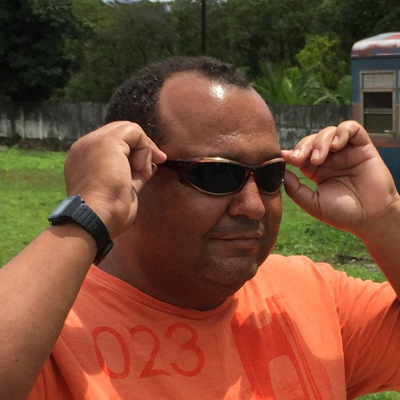
#> input picture 7_Unstructured_Data/Class/data/img.jpg, 400 x 400 px, found by its file name
$ jupyter execute Aula_04_Imagens.ipynb
#> lines starting #> are read from the running program, lines starting #| are printed output that depends on the picture
[cell 1]
import numpy as np
import cv2

[cell 2]
imagem = cv2.imread("img.jpg")
#> imagem is the input picture: shape (400, 400, 3); mean B, G, R 51.7, 74.3, 117.6
res = cv2.resize(imagem, dsize=(480,720),interpolation=cv2.INTER_CUBIC)
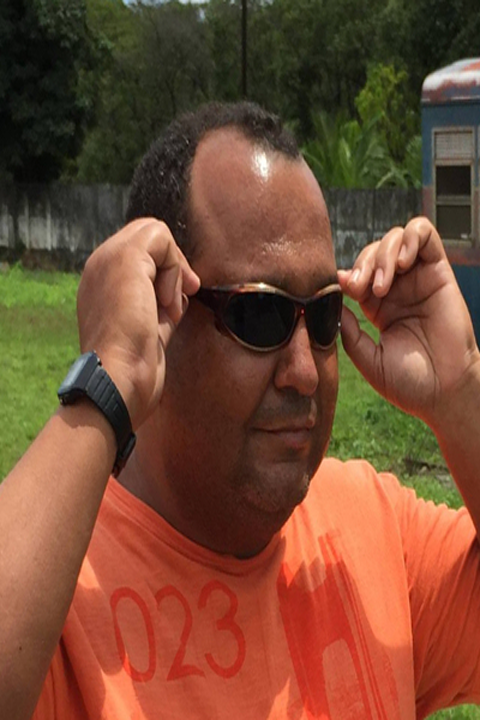
#> res: shape (720, 480, 3); mean B, G, R 51.7, 74.3, 117.6

cv2.imshow('Ednaldo', res)

cv2.waitKey(0)

cv2.destroyWindow('Ednaldo')

[cell 3]
imagem_cinza = cv2.cvtColor(res, cv2.COLOR_BGR2GRAY)
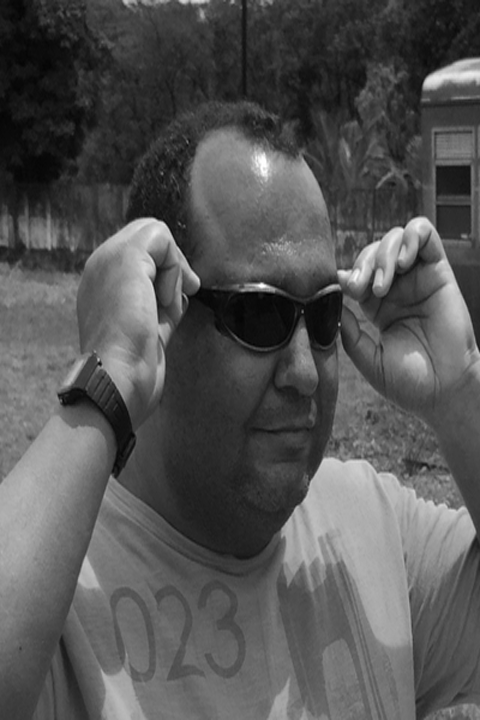
#> imagem_cinza: shape (720, 480); min 0, max 254, mean 84.7

cv2.imshow('Ednaldo_Gray', imagem_cinza)

cv2.waitKey(0)

cv2.destroyWindow('Ednaldo_Gray')

[cell 4]
m = cv2.medianBlur(imagem_cinza, 5)

comparacao = np.concatenate((imagem_cinza, m), axis=1)
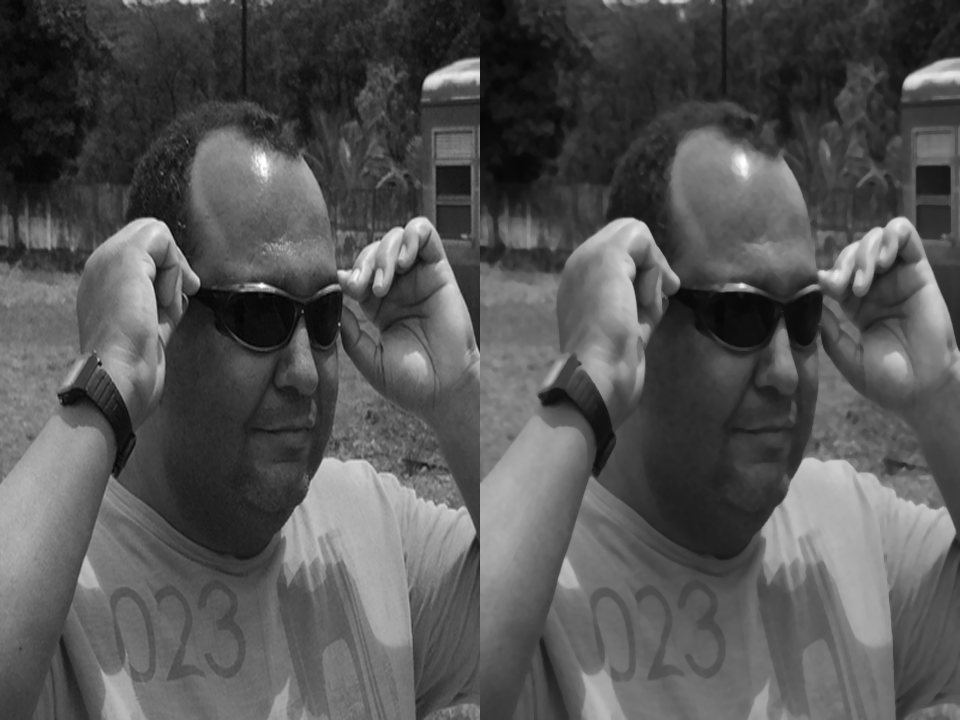
#> comparacao: shape (720, 960); min 0, max 254, mean 84.6

cv2.imshow('comparacao', comparacao)

cv2.waitKey(0)

cv2.destroyWindow('comparacao')

$$
\begin{vmatrix}

\cos{\theta} & \sin{\theta} \\
- \sin{\theta} & \cos{\theta}
\end{vmatrix}

$$

[cell 5]
rows, cols, dim = res.shape
#> rows = 720; cols = 480; dim = 3

M = cv2.getRotationMatrix2D((cols/2, rows/2), 90, 1)

d = cv2.warpAffine(res, M, (cols, rows))
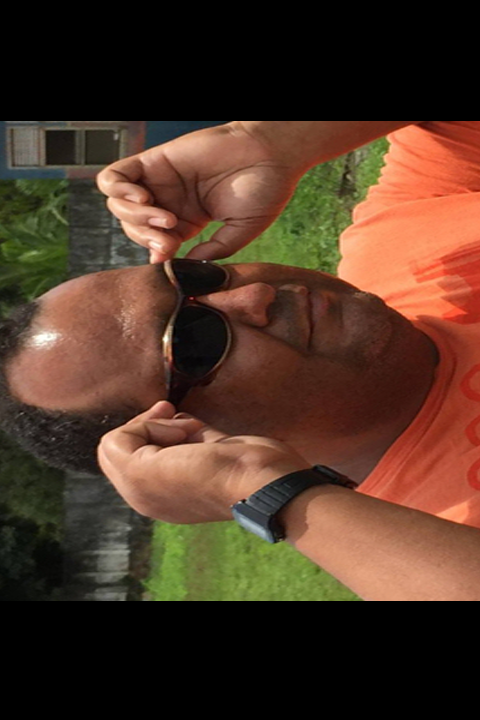
#> d: shape (720, 480, 3); mean B, G, R 38.5, 54.4, 80.6

cv2.imshow('Rotacao', d)

cv2.waitKey(0)

cv2.destroyWindow('Rotacao')

$ run again, with 7_Unstructured_Data/Class/data/ednaldo1.png saved as 7_Unstructured_Data/Class/data/img.jpg
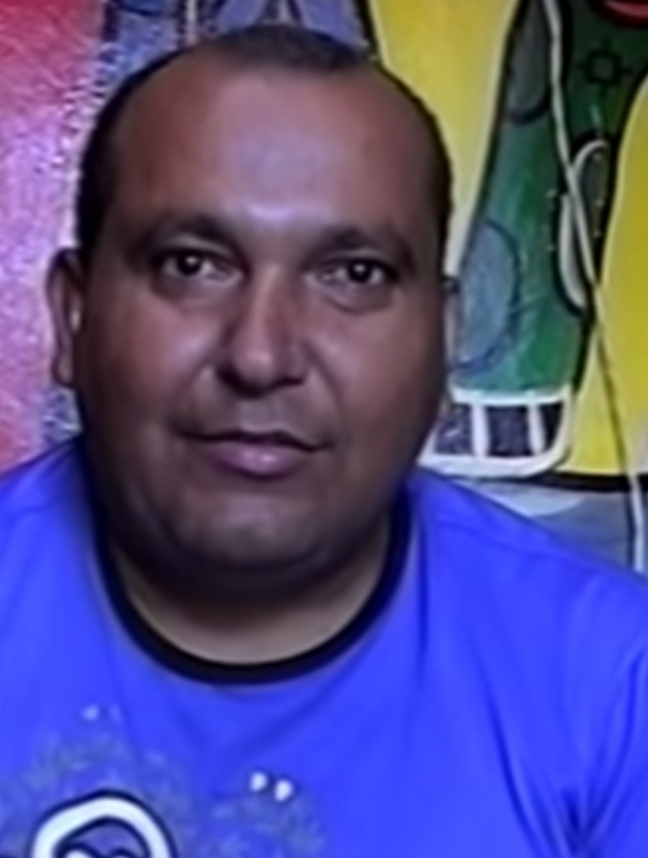
#> input picture 7_Unstructured_Data/Class/data/ednaldo1.png, 648 x 858 px, found by its file name
#> imagem is the input picture: shape (858, 648, 3); mean B, G, R 137.2, 77.8, 82.7
#> `comparacao = np.concatenate((imagem_cinza, m), axis=1)`:
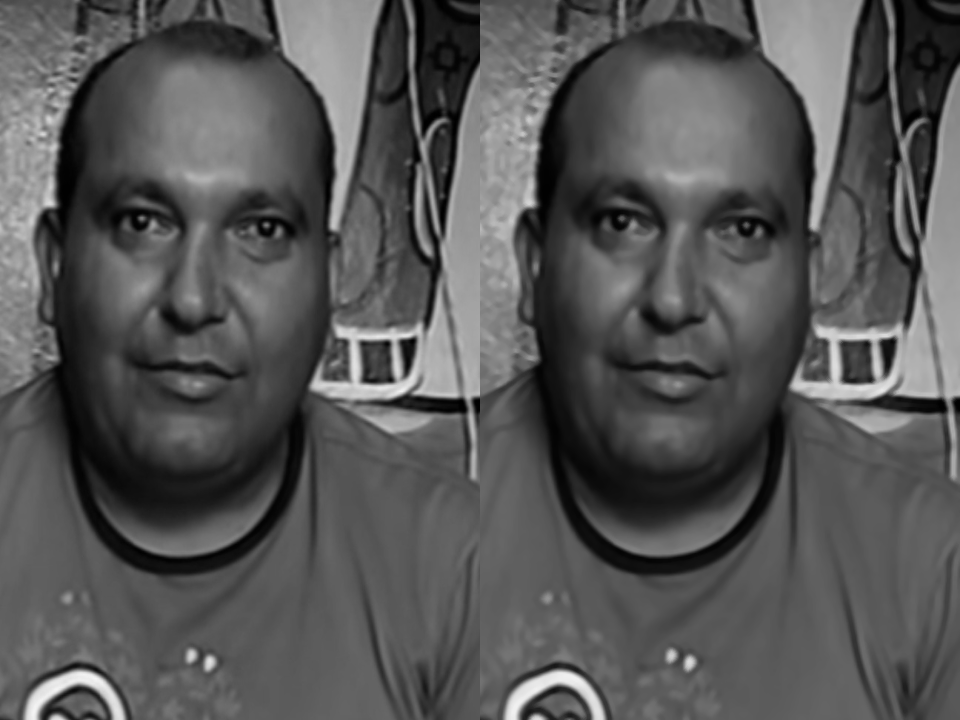
#> comparacao: shape (720, 960); min 0, max 246, mean 86
#> `d = cv2.warpAffine(res, M, (cols, rows))`:
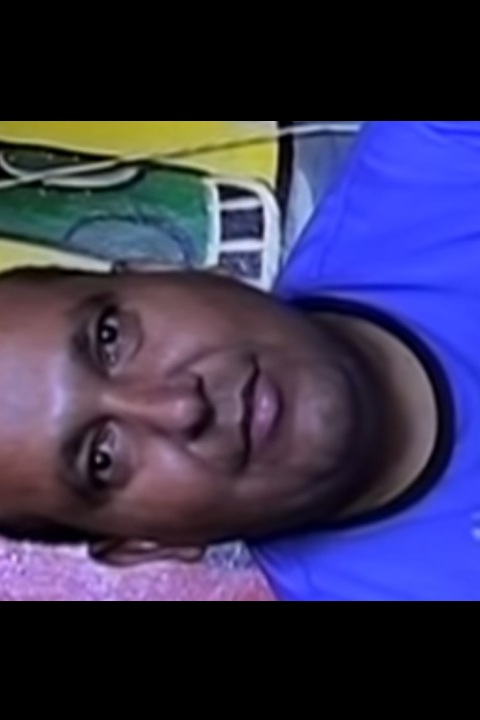
#> d: shape (720, 480, 3); mean B, G, R 84, 50.7, 54.8

$ run again, with 7_Unstructured_Data/Class/data/ednaldo2.jpeg copied over 7_Unstructured_Data/Class/data/img.jpg
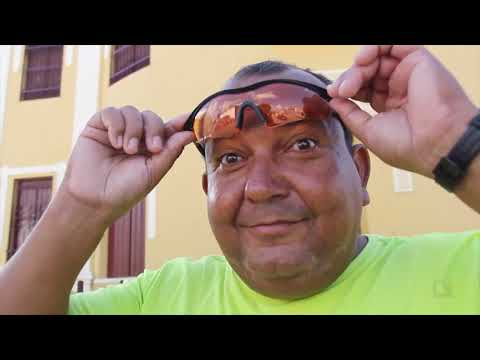
#> input picture 7_Unstructured_Data/Class/data/ednaldo2.jpeg, 480 x 360 px, found by its file name
#> imagem is the input picture: shape (360, 480, 3); mean B, G, R 93.9, 111.9, 126.5
#> `comparacao = np.concatenate((imagem_cinza, m), axis=1)`:
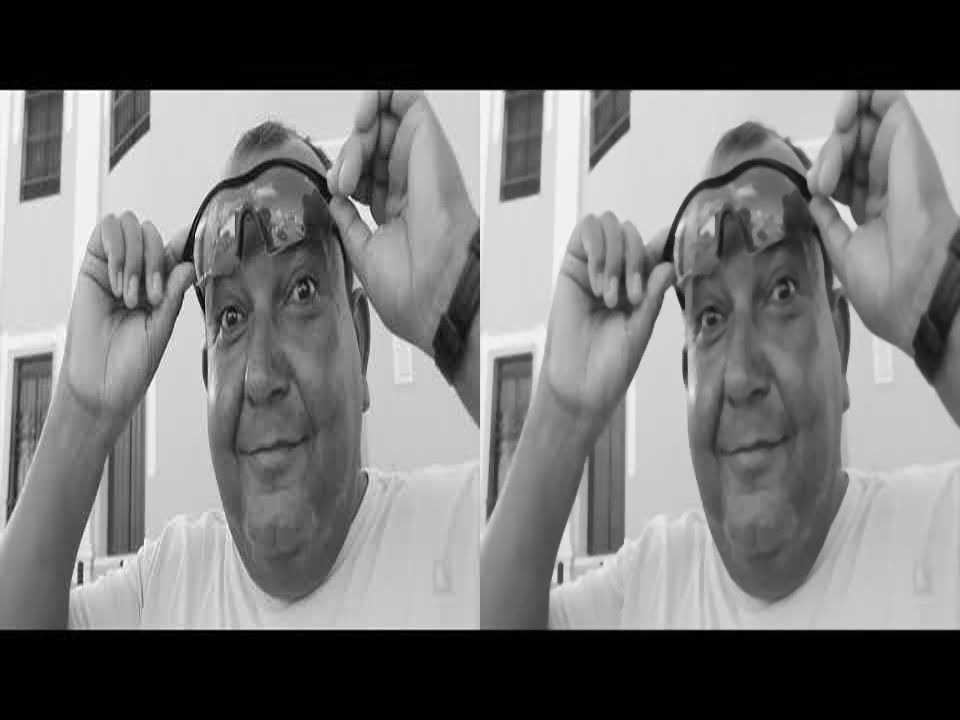
#> comparacao: shape (720, 960); min 0, max 255, mean 114.3
#> `d = cv2.warpAffine(res, M, (cols, rows))`:
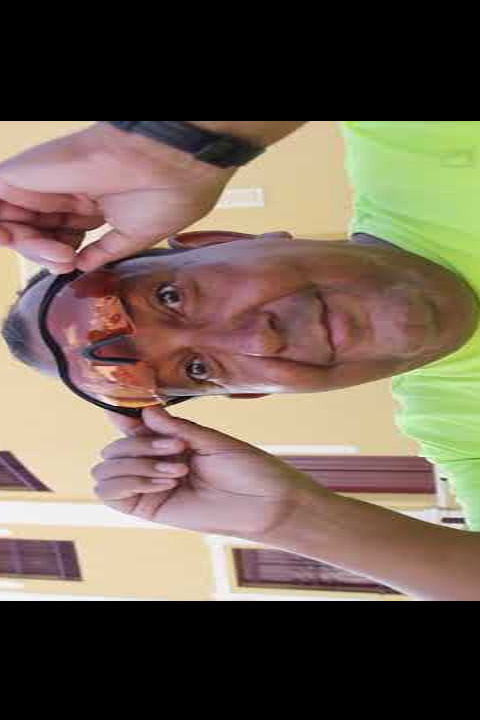
#> d: shape (720, 480, 3); mean B, G, R 82.5, 96.2, 111
